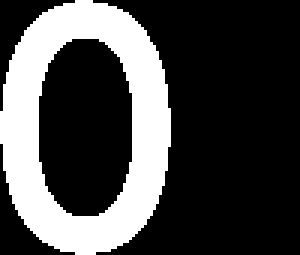
#> input picture dataset/LettersNumbers/0.bmp, 100 x 85 px (shown 3 times larger); its folder holds only this picture in this run
$ python -i Recognize.py   (imports and definitions only)
#> lines starting #> are read from the running program, lines starting #| are printed output that depends on the picture; after the words box and inside, x2 and y2 are one past the last pixel; in counts of white or black regions, pixels touching at a corner belong together
#> further down, picture is the input picture: shape (85, 100, 3); 27.9% white; 1 white region, box (x1, y1, x2, y2) and area: (0, 0, 57, 85) 2373
import cv2
import numpy as np
import os

import Commons

"""
In this file, you will define your own segment_and_recognize function.
To do:
    1. Segment the plates character by character
    2. Compute the distances between character images and reference character images(in the folder of 'SameSizeLetters' and 'SameSizeNumbers')
    3. Recognize the character by comparing the distances
Inputs:(One)
    1. plate_imgs: cropped plate images by Localization.plate_detection function
    type: list, each element in 'plate_imgs' is the cropped image(Numpy array)
Outputs:(One)
    1. recognized_plates: recognized plate characters
    type: list, each element in recognized_plates is a list of string(Hints: the element may be None type)
Hints:
    You may need to define other functions.
"""
def segment_and_recognize(plate_img, threshold=0.08, mean_c=15, xor_ratio=1, dash_ratio = 0.3):
    path = 'dataset/LettersNumbers/'
    img = threshold_and_denoise(plate_img, mean_c)
    indexes = segment(img, threshold, dash_ratio)
    letters = xor(indexes, xor_ratio, path)
    #letters = dutch_check(letters)
    return letters

    # [16 lines of commented-out code are left out]

# [45 lines left out: function dutch_check, not called in this run]


def threshold_and_denoise(image, mean_c):
#> called with mean_c = 15
    img_big = cv2.resize(image, (2 * image.shape[1], 2 * image.shape[0]))
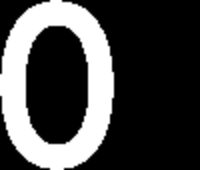
#> img_big: shape (170, 200, 3); min 0, max 255, mean 71.2
    img_gray = cv2.cvtColor(img_big, cv2.COLOR_BGR2GRAY)
    # [5 lines of commented-out code are left out]
    ksize = img_gray.shape[0] if img_gray.shape[0] % 2 == 1 else img_gray.shape[0] + 1
#> ksize = 171
    img_thresh = cv2.adaptiveThreshold(img_gray, 255, cv2.ADAPTIVE_THRESH_MEAN_C, cv2.THRESH_BINARY_INV,
                                       ksize, mean_c)
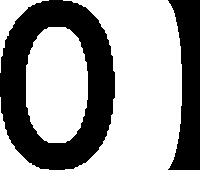
#> img_thresh: shape (170, 200); 59.8% white; 2 black regions, box (x1, y1, x2, y2) and area: (0, 0, 115, 170) 10031, (168, 0, 200, 170) 3637

    # denoise the image
    ksize = 3
    img_erode = cv2.erode(img_thresh, np.ones([ksize, ksize]))
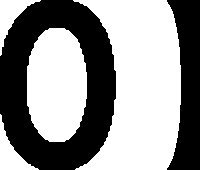
#> img_erode: shape (170, 200); 56.7% white; 2 black regions, box (x1, y1, x2, y2) and area: (0, 0, 116, 170) 10897, (167, 0, 200, 170) 3835
    img_denoise = cv2.dilate(img_erode, np.ones([ksize, ksize]))
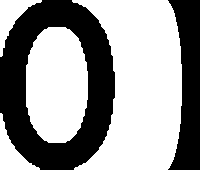
#> img_denoise: shape (170, 200); 59.6% white; 2 black regions, box (x1, y1, x2, y2) and area: (0, 0, 115, 170) 10097, (168, 0, 200, 170) 3637
    return img_denoise
def segment(image, threshold, dash_ratio):
#> called with threshold = 0.08, dash_ratio = 0.3
    started = False
    indexes = []
    for col in range(image.shape[1]):
        pillar = image[:, col]
        total_white = len(pillar[pillar == 255])
        ratio = total_white / len(pillar)
        if not started and ratio >= threshold:     # Crop the columns
            start_col = col
            started = True
        if started and ratio < threshold:
            started = False
            end_col = col
            for row in range(0, image.shape[0]): # Crop the rows
                pillar = image[row, :]
                total_white = len(pillar[pillar == 255])
                ratio = total_white / len(pillar)
                if not started and ratio >= threshold:
                    start_row = row
                    started = True
                if started and ratio < threshold:
                    end_row = row
                    letter = image[start_row:end_row, start_col:end_col]
                    if np.count_nonzero(letter)/(letter.shape[0] * letter.shape[1]) > dash_ratio and end_col - start_col > 5:
                        indexes.append(letter)
                    started = False
                    break
#> this loop made 200 passes
#> after the loop, end_col = 199; indexes = []; start_col = 0; start_row = 0; started = True
#> in segment_and_recognize, `indexes = segment(img, threshold, dash_ratio)`: indexes = []
    return indexes
def xor(indexes, xor_ratio, path):
    letters = ''
    for image in indexes:
        xor_distance = {}
        image = cv2.resize(image, (32, 32))
        image[image > 0] = 255
        for fname in os.listdir(path):
            if fname.endswith('.png') or fname.endswith('.jpg') or fname.endswith('.bmp'):
                ltr = cv2.imread(path + fname)
                ltr = cv2.cvtColor(ltr, cv2.COLOR_BGR2GRAY)
                for col in range(ltr.shape[1]):
                    all_zeros = not np.any(ltr[:, col])
                    if all_zeros:
                        ltr = ltr[:, 0:col]
                        break
                ltr = cv2.resize(ltr, (32, 32))
                ltr[ltr > 0] = 255

                xor_distance[fname.split(".")[0]] = np.count_nonzero(np.logical_xor(image, ltr))

        first_letter = min(xor_distance, key=xor_distance.get)
        first = xor_distance.pop(first_letter)
        second = xor_distance.pop(min(xor_distance, key=xor_distance.get))
        accuracy = first / second
        if accuracy <= xor_ratio:
            letters += first_letter
    return letters

# [8 lines left out: function get_color_segmentation_mask, not called in this run]

def show_plt(title, img):
    Commons.plotImage(img, title, cmapType="gray")

# [118 lines left out: functions show_cv, create_database, read_database, sift_descriptor_32, not called in this run]

>>> import cv2
>>> picture = cv2.imread('dataset/LettersNumbers/0.bmp')
>>> result = segment_and_recognize(picture)
#> in segment_and_recognize, `letters = xor(indexes, xor_ratio, path)`: letters = ''
#> result = ''
